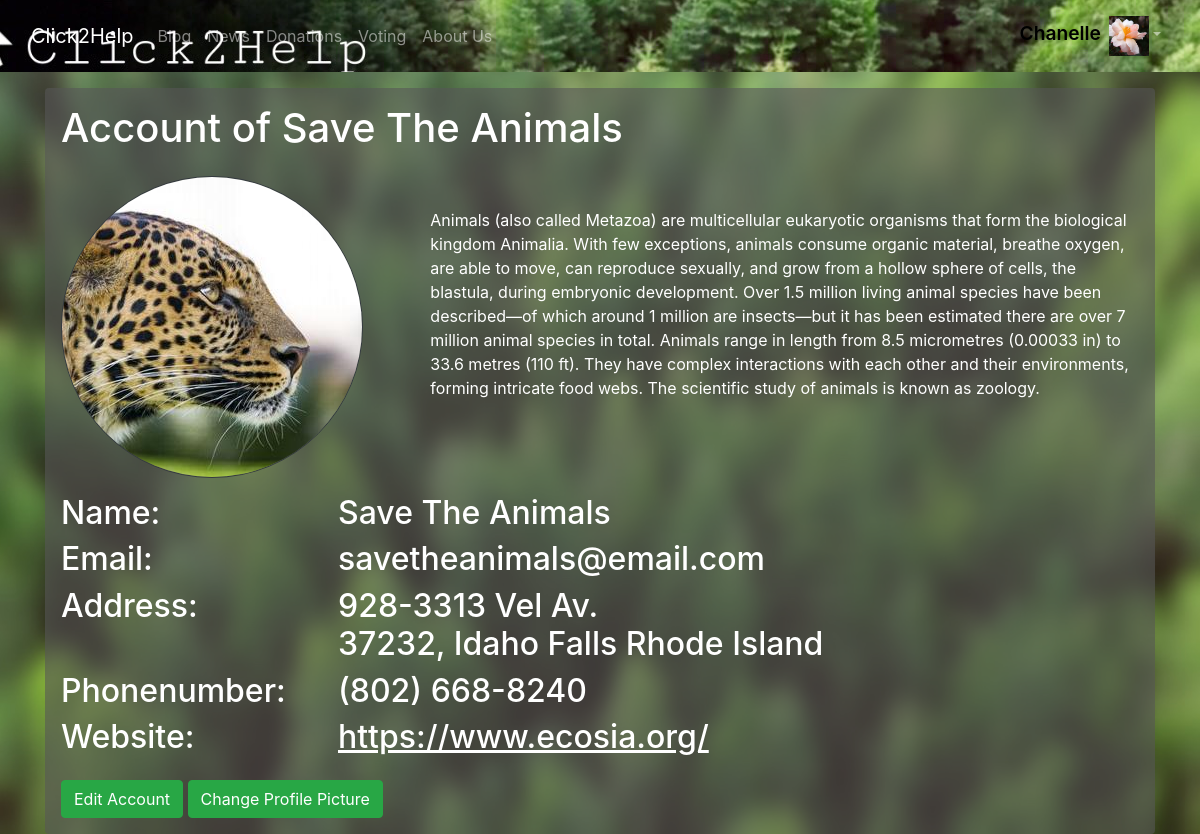
Screenshot of /Save The Animals (signed in) with the database file from the repository.
### website/models.py (models this page shows)
class User(db.Model, UserMixin):
    id = db.Column(db.Integer, primary_key=True)
    email = db.Column(db.String(150), unique=True)
    password = db.Column(db.String(150))
    user_name = db.Column(db.String(150), unique=True)
    displayed_name = db.Column(db.String(150))
    is_user = db.Column(db.Boolean, default=False)
    is_charity = db.Column(db.Boolean, default=False)
    is_mod = db.Column(db.Boolean, default=False)
    is_company = db.Column(db.Boolean, default=False)
    image_file = db.Column(db.String(50), nullable=False, default='default.jpg')
    has_voted = db.Column(db.Boolean, default=False)
    all_donations = db.Column(db.String(100), default="0")
    description = db.Column(db.String(1000), default="")
    street = db.Column(db.String(50), default="")
    postalcode = db.Column(db.String(50), default="")
    city = db.Column(db.String(50), default="")
    link = db.Column(db.String(200), default="")
    phone_number = db.Column(db.String(50), default="")

### website/views.py (the view)
@views.route("/<string:posted_by>")
@login_required
def profiles(posted_by):
    profile = User.query.filter_by(user_name=posted_by).first_or_404()
    return render_template('profiles.html', user=current_user, profile=profile)

### website/__init__.py (called while the page is built)
def create_app():
    from .views import views
    from .auth import auth
    app.register_blueprint(views, url_prefix='/')
    app.register_blueprint(auth, url_prefix='/')
    from .models import User, BlogPost, Voting
    create_database(app)
    login_manager = LoginManager()
    login_manager.login_view = 'auth.login'
    login_manager.init_app(app)
    @login_manager.user_loader
    def load_user(id):
        return User.query.get(int(id))
    return app

### website/templates/profiles.html
{% extends "base.html" %} {% block title %}Profile of {{ profile.user_name }} {% endblock %}
{% block content %}
<div class="container p-3 background-class rounded mt-3 text-white">
  <h1>Account of {{ profile.displayed_name }}</h1>
  <div class="row">
    <div class="content-section col-4 mt-3">
      <img
        class="img-fluid rounded-circle border border-dark"
        src="static/images/{{ profile.image_file }}"
      />
    </div>
    <div class="col-8 mt-5">
      <p>{{profile.description}}</p>
    </div>
    <div class="col-3 mt-3">
      <h2>Name:</h2>
      <h2>Email:</h2>
      <h2>Address: <br /><br /></h2>
      <h2>Phonenumber:</h2>
      <h2>Website:</h2>
    </div>
    <div class="col-9 mt-3 text-truncate">
      <h2>{{ profile.displayed_name }}</h2>
      <h2>{{ profile.email }}</h2>
      <h2>
        {{ profile.street }}<br />{{ profile.postalcode }}{% if profile.postalcode %}, {% endif %}{{ profile.city }}
      </h2>
      <h2>{{ profile.phone_number }}</h2>
      <h2>
        <u
          ><a class="text-white" href="{{ profile.link }}"
            >{{ profile.link }}</a
          ></u
        >
      </h2>
    </div>
    <br \ />
    <div class="col-12 text-left mt-3">
      <a href="{{ url_for('auth.update_user') }}" class="btn btn-success"
        >Edit Account</a
      >
      <a href="{{ url_for('auth.update_image') }}" class="btn btn-success"
        >Change Profile Picture</a
      >
    </div>
  </div>
</div>
{% endblock %}

### website/templates/base.html (shortened to what this page needs)
<!DOCTYPE html>
<html>
  <head>
    <link
    rel="stylesheet"
    href="https://stackpath.bootstrapcdn.com/bootstrap/4.4.1/css/bootstrap.min.css"
    />
    <link
    rel="stylesheet"
    href="https://stackpath.bootstrapcdn.com/font-awesome/4.7.0/css/font-awesome.min.css"
    />
    <link rel="stylesheet" href="{{url_for('static', filename='style.css')}}">
  </head>
  <body>
    <nav class="navbar navbar-expand-lg navbar-dark banner navbar-color">
      <div class="container-fluid">
        <a class="navbar-brand" id="home" href="/">Click2Help</a>
      <div class="collapse navbar-collapse navbar-nav" id="navbarNavDropdown">
          {% if user.is_authenticated %}
          <a class="nav-item nav-link" id="blog" href="/blog">Blog</a>
          <a class="nav-item nav-link" id="news" href="/news">News</a>
          {% if user.is_user or user.is_company %}
          <a class="nav-item nav-link" id="donations" href="/donations">Donations</a>
          {% endif %}
          {% if user.is_user or user.is_charity %}
          <a class="nav-item nav-link" id="voting" href="/voting">Voting</a>
          {% endif %}
          <a class="nav-item nav-link" id="login" href="/about_us">About Us</a>
          <ul class="navbar-nav ml-auto">
            <li class="nav-item dropdown">
          <a class="nav-link dropdown-toggle" href="#" id="navbarDropdownMenuLink" role="button" data-bs-toggle="dropdown" aria-expanded="false"><span class="banner-text">{{user.displayed_name}}</span><img class="ml-2" src="/static/images/{{ user.image_file }}" alt="" width="40" height="40"></a>
            </li></ul>
          {% endif %}
        </div>
      </div>
    </nav>
    <div class="container">{% block content %} {% endblock %}</div>
  </body>
</html>

### website/static/style.css (style rules this page uses)
body { background-image: url("./images/Background1.JPEG"); background-repeat: no-repeat; background-attachment: fixed; background-size: 100% 100%; }
.banner { background-image: url("./images/Banner2.JPEG"); background-repeat: no-repeat; background-position: right; max-width: 100%; max-height: auto; }
.navbar-color { background-color: black; }
.background-class { background-color:rgba(87, 87, 87, 0.6) }
.banner-text { color:black; font-weight: 600; font-size:larger; }

### rows the page displays
User: displayed_name "Chanelle", image_file (picture)
User: displayed_name "Save The Animals", image_file (picture), description "Animals (also called Metazoa) are multicellular eukaryotic organisms that form the biological kingdom Animalia. With few exceptions, animals consume organic material, breathe oxygen, are able to move, can reproduce sexually, and grow from a hollow sphere of cells, the blastula, during embryonic development. Over 1.5 million living animal species have been described—of which around 1 million are insects—but it has been estimated there are over 7 million animal species in total. Animals range in length from 8.5 micrometres (0.00033 in) to 33.6 metres (110 ft). They have complex interactions with each other and their environments, forming intricate food webs. The scientific study of animals is…", email "savetheanimals@email.com", street "928-3313 Vel Av.", postalcode "37232", city "Idaho Falls Rhode Island", phone_number "(802) 668-8240", link "https://www.ecosia.org/"
